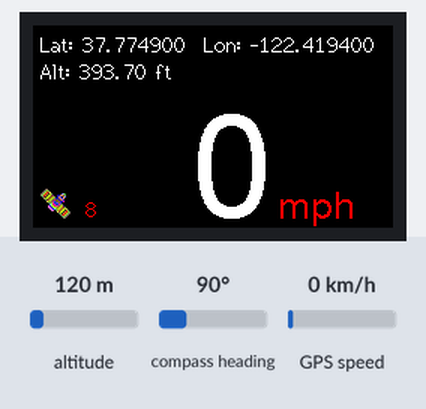
Bench run of a sketch on a simulated ESP32. Shown: 240×135 colour display. The inputs (shaded band) are chosen by the test bench; at power-on: altitude 120 m, GPS speed 0 km/h, compass heading 90°. The GPS gets a fix after 3 s at 37.7749, -122.4194 with 8 satellites.

Above: at 3.9 s.
4.0 s: altitude set to 20 m
At 4.6 s:
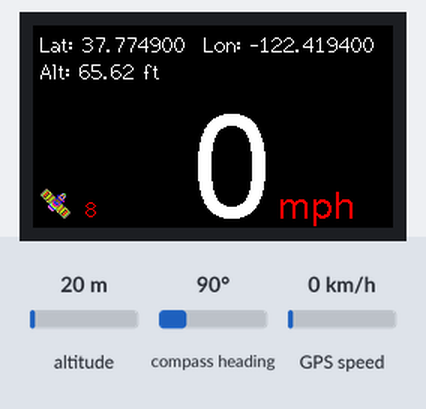
5.8 s: GPS speed set to 2 km/h
At 7.3 s:
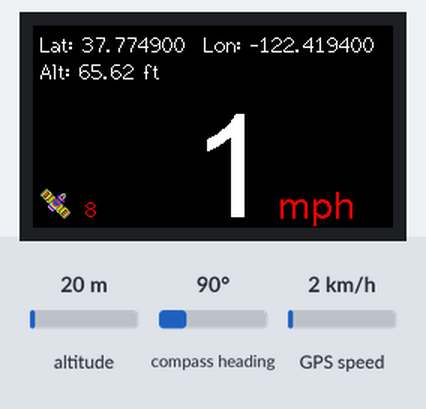
7.9 s: altitude set to 250 m
At 9.5 s:
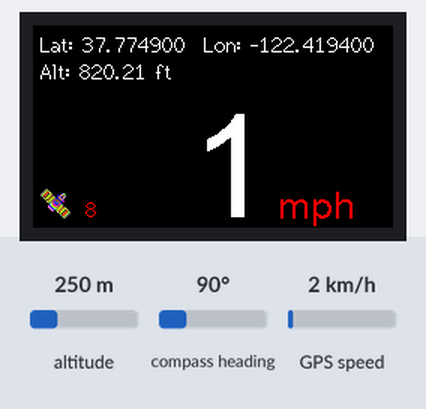
9.8 s: GPS speed set to 30 km/h
At 11.2 s:
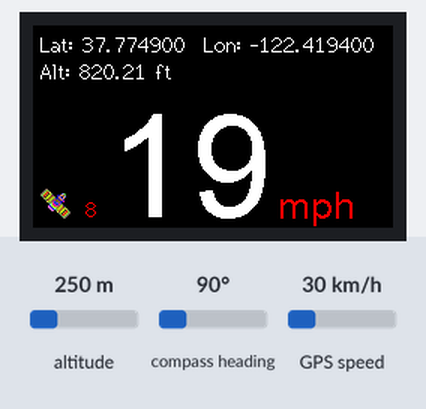
Timing chart, 0 to 12.8 s (numbered marks = the images above; inputs shaded):
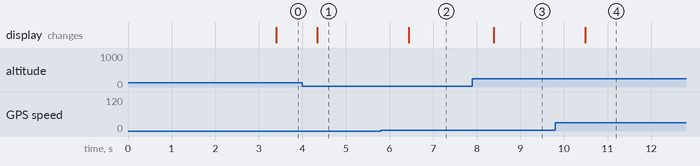

The sketch:

ttgo-gps.ino
```cpp
/*
  GPS Speed Monitor

  Do not forget to check user_setup_select.h in TFT_eSPI folder to ensure is not using user_setup.h and using the right
  LCD, in our case <User_Setups/Setup25_TTGO_T_Display.h>

  Arduino IDE, board used: TTGO LoRa32-OLED

  GPS chip used: GT-U7

  Pin connections between GT-U7 and ESP32 TTGO T-Display
    GPS <-> ESP32
    VCC <-> 5V
    GND <-> G
    RXD <-> Pin 26
    TXD <-> Pin 25
    PPS - not used
*/
#include <Arduino.h>
#include <math.h>
#include <TFT_eSPI.h>
#include <SPI.h>
#include <SoftwareSerial.h>
#include <TinyGPSPlus.h>
#include "satellite.h"

// Turn debug messages (Serial.print) on/off
//#define DEBUG

TFT_eSPI tft = TFT_eSPI();
TFT_eSprite sprite = TFT_eSprite(&tft);
TFT_eSprite satcom = TFT_eSprite(&tft);

//static const int RXPin = 16, TXPin = 17;  ESP32 with no display
static const int RXPin = 25, TXPin = 26;
static const uint32_t GPSBaud = 9600;

SoftwareSerial ss(RXPin, TXPin);
TinyGPSPlus gps;

void setup() {
  #ifdef DEBUG
    Serial.begin(115200);

    Serial.println("\n##################################");
    Serial.println(F("ESP32 Information:"));
    Serial.print(F("  ESP Chip Model:    ")); Serial.println(ESP.getChipModel());
    Serial.print(F("  CPU Freq:          ")); Serial.print(ESP.getCpuFreqMHz()); Serial.println(F(" MHz"));
    Serial.print(F("  SDK Version:       ")); Serial.println(ESP.getSdkVersion());
    Serial.print(F("  Heap Size:         ")); Serial.print(ESP.getHeapSize()); Serial.println(F(" bytes"));
    Serial.print(F("  Free Heap:         ")); Serial.print(ESP.getFreeHeap()); Serial.println(F(" bytes"));
    Serial.print(F("  Used Heap:         ")); Serial.print(ESP.getHeapSize()-ESP.getFreeHeap()); Serial.println(F(" bytes"));
    Serial.print(F("  Sketch Size:       ")); Serial.print(ESP.getSketchSize()); Serial.println(F(" bytes"));
    Serial.print(F("  Free Sketch Space: ")); Serial.print(ESP.getFreeSketchSpace()); Serial.println(F(" bytes"));
    Serial.println(F(""));
    Serial.printf("Internal Total Heap %d, Internal Used Heap %d, Internal Free Heap %d\n", ESP.getHeapSize(), ESP.getHeapSize()-ESP.getFreeHeap(), ESP.getFreeHeap());
    Serial.printf("SPIRam Total heap %d, SPIRam Free Heap %d\n", ESP.getPsramSize(), ESP.getFreePsram());
    Serial.printf("ChipRevision %d, Cpu Freq %d, SDK Version %s\n", ESP.getChipRevision(), ESP.getCpuFreqMHz(), ESP.getSdkVersion());
    Serial.printf("Flash Size %d, Flash Speed %d\n", ESP.getFlashChipSize(), ESP.getFlashChipSpeed());
    Serial.println("##################################\n");
  #endif

  tft.init();
  tft.setRotation(3);
  tft.setSwapBytes(true);

  sprite.createSprite(240, 135);
  sprite.setSwapBytes(true);

  sprite.fillSprite(TFT_BLACK);
  sprite.setTextColor(TFT_WHITE);
  sprite.setTextFont(4);
  sprite.drawString("Waiting on GPS fix", 15, 50);

  satcom.createSprite(20, 20);
  satcom.pushImage(0, 0, 20, 20, satellite);
  satcom.pushToSprite(&sprite, 5, 109, TFT_BLACK);
  sprite.setTextFont(2);
  sprite.drawString("0", 35, 115);

  sprite.pushSprite(0, 0);

  // Start listening to gps serial line
  ss.begin(9600);

  #ifdef DEBUG
    Serial.println(F("Initialisation complete."));
  #endif
}

void loop() {
  while (ss.available() > 0) {
    gps.encode(ss.read());
  }

  if (gps.location.isUpdated()) {
    updateDisplay();
  }

  delay(100);
}

// Update the display with the new position, altitude etc.
void updateDisplay()
{
  // Default values
  int satellites = 0;
  int mph = 0;
  double lat = 0;
  double lng = 0;
  double altitude = 0;
  char data[50] = {};

  if (gps.satellites.isValid()) {
    satellites = gps.satellites.value();
  }

  if (gps.speed.isValid()) {
    // We're not interested in decimal points, get the nearest whole number
    // to display on the screen for mph.

    mph = lround(gps.speed.mph());

    #ifdef DEBUG
      Serial.print(F("SPEED      Fix Age="));
      Serial.print(gps.speed.age());
      Serial.print(F("ms Raw="));
      Serial.print(gps.speed.value());
      Serial.print(F(" MPH="));
      Serial.println(gps.speed.mph());
    #endif
  }

  if (gps.location.isValid()) {
    lat = gps.location.lat();
    lng = gps.location.lng();
  }

  if (gps.altitude.isValid()) {
    altitude = gps.altitude.feet();

    #ifdef DEBUG
      Serial.print(F("ALTITUDE   Fix Age="));
      Serial.print(gps.altitude.age());
      Serial.print(F("ms Raw="));
      Serial.print(gps.altitude.value());
      Serial.print(F(" Meters="));
      Serial.println(gps.altitude.meters());
    #endif
  }

  // Display lat/lng
  sprite.fillSprite(TFT_BLACK);
  sprite.setTextColor(TFT_WHITE);
  sprite.setTextFont(2);
  sprintf(data, "Lat: %.6lf  Lon: %.6lf", lat, lng);
  sprite.drawString(data, 5, 5);

  // Display altitude
  if (altitude > 0) {
    sprintf(data, "Alt: %.2f ft", altitude);
    sprite.drawString(data, 5, 23);
  } else {
    sprite.drawString("Alt: 0 ft", 5, 23);
  }

  // large font for MPH value
  sprite.setTextFont(8);
  if (mph > 0) {
    sprintf(data, "%d", mph);
    if (mph < 10) {
      sprite.drawString(data, 106, 55);
    } else {
      sprite.drawString(data, 51, 55);
    }
  } else {
    sprite.drawString("0", 106, 55);
  }

  // Smaller font for the mph sign
  sprite.setTextFont(4);
  sprite.setTextColor(TFT_RED);
  sprite.drawString("mph", 163, 110);

  // Show number of satellites viewed by the GPS antenna
  sprite.setTextFont(2);
  if (satellites > 0) {
    sprintf(data, "%d", satellites);
    sprite.drawString(data, 35, 115);
  } else {
    sprite.drawString("0", 35, 115);
  }
  satcom.pushToSprite(&sprite, 5, 109, TFT_BLACK);

  // Display the information
  sprite.pushSprite(0, 0);

  #ifdef DEBUG
    if (gps.time.isValid()) {
      Serial.print(F(" "));
      if (gps.time.hour() < 10) Serial.print(F("0"));
      Serial.print(gps.time.hour());
      Serial.print(F(":"));
      if (gps.time.minute() < 10) Serial.print(F("0"));
      Serial.print(gps.time.minute());
      Serial.print(F(":"));
      if (gps.time.second() < 10) Serial.print(F("0"));
      Serial.print(gps.time.second());
      Serial.print(F("."));
      if (gps.time.centisecond() < 10) Serial.print(F("0"));
      Serial.print(gps.time.centisecond());

      Serial.println();
    }

    // sprintf(data, "-Satellites: %d\n-Latitude: %.6lf\n-Longitude: %.6lf\n-Altitude: %.2lf ft\n-Speed: %.1lf mph", satellites, lat, lng, altitude, mph);
    // Serial.println(data);
  #endif
}
```

Source omitted: satellite.h (data table, 3867 bytes)

Measured:
- after the input at 4.0 s, the display: changes after 0.34 s (image 1)
- after the input at 5.8 s, the display: changes after 0.64 s (image 2)
- after the input at 7.9 s, the display: changes after 0.49 s (image 3)
- after the input at 9.8 s, the display: changes after 0.69 s (image 4)
